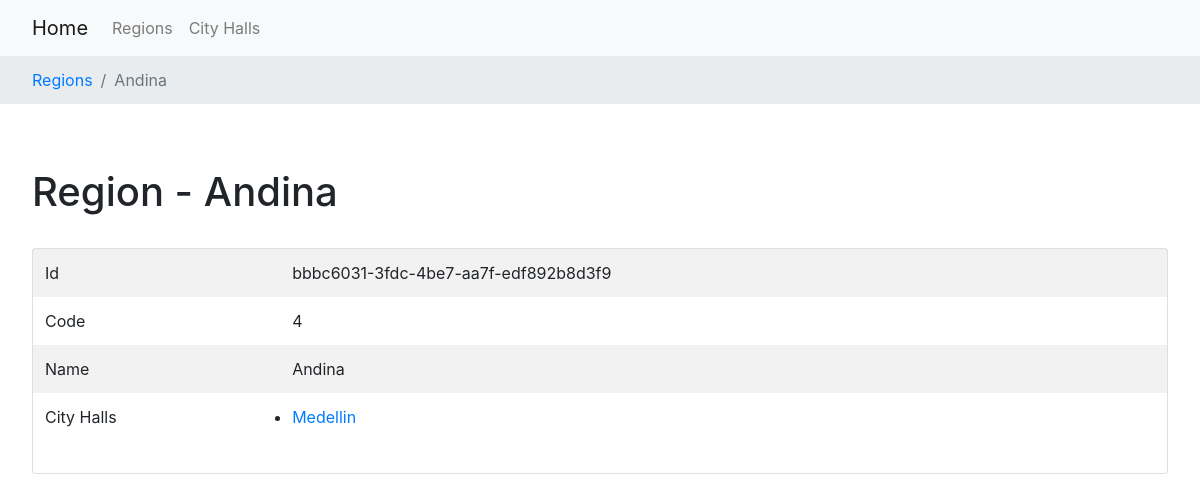
/region/bbbc6031-3fdc-4be7-aa7f-edf892b8d3f9/, run on the app's committed database.
### region/models.py (models this page shows, shortened)
class Region(models.Model):
    id = models.UUIDField(primary_key=True, default=uuid4, editable=False)
    code = models.CharField(max_length=11)
    name = models.CharField(max_length=200)
    city_halls = models.ManyToManyField(CityHall, related_name="regions", blank=True)

### city_hall/models.py (models this page shows, shortened)
class CityHall(models.Model):
    id = models.UUIDField(primary_key=True, default=uuid4, editable=False)
    code = models.CharField(max_length=11)
    name = models.CharField(max_length=200)
    active = models.BooleanField(default=False)

### region/views.py (the view)
# urls.py: path("<uuid:pk>/", RegionDetail.as_view(), name="region-detail"),
class RegionDetail(DetailView):
    model = Region

### region/templates/region/region_detail.html
{% extends 'region/layout.html' %}
{% block breadcrumb %}
<nav aria-label="breadcrumb" style="background-color: #e9ecef;">
    <ol class="breadcrumb">
        <li class="breadcrumb-item"><a href="{% url 'region-list' %}">Regions</a></li>
        <li class="breadcrumb-item active" aria-current="page">{{ object.name }}</li>
    </ol>
</nav>
{% endblock %}
{% block header %}
<h1>
    Region - {{ object.name  }}
</h1>
{% endblock %}
{% block content %}
<div class="card">
    <div class="card-body p-0">
        <table class="table table-borderless table-striped">
            <tbody>
                <tr>
                    <td>Id</td>
                    <td>{{ object.id }}</td>
                </tr>
                <tr>
                    <td>Code</td>
                    <td>{{ object.code }}</td>
                </tr>
                <tr>
                    <td>Name</td>
                    <td>{{ object.name }}</td>
                </tr>
                <tr>
                    <td>City Halls</td>
                    <td>
                        {% if object.city_halls.all|length %}
                        <ul class="pl-0">
                            {% for city_hall in object.city_halls.all %}
                            <li>
                                <a href="{% url 'city-hall-detail' pk=city_hall.id %}">{{ city_hall.name }}</a>
                            </li>
                            {% endfor %}
                        </ul>
                        {% else %}
                        No have City Halls
                        {% endif %}
                    </td>
                </tr>
            </tbody>
        </table>
    </div>
</div>
{% endblock %}

### finaktiva_reto/templates/base.html (style rules this page uses)
.breadcrumb { padding-left: 32px; padding-right: 32px; }

### data on the page
Region: name "Andina", id "bbbc6031-3fdc-4be7-aa7f-edf892b8d3f9", code "4"
CityHall: name "Medellin"
